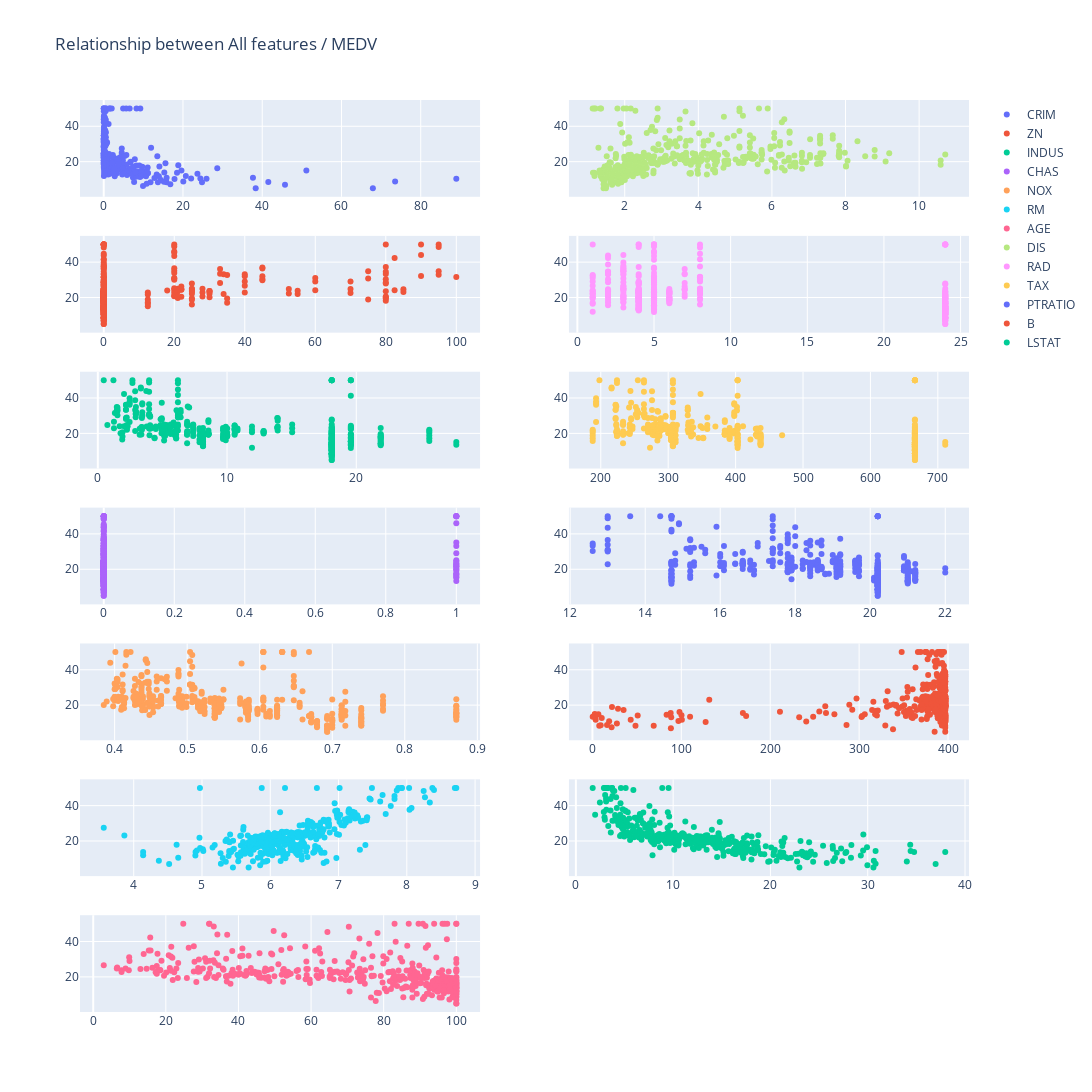

The cell this chart's notebook holds for it:
### Code cell
plot_relation(X_train_df, y_train_df, 2)

### Figure 1 — Plotly figure (JSON) as saved in the notebook; plotly's stock layout.template omitted (floating-point values rounded to 4 significant figures; data arrays with more than 128 entries replaced by an {"elided": "..."} marker saying what was removed)
{"data": [{"customdata": {"elided": "404 int values"}, "hovertemplate": "index:%{customdata} (X: %{x}, y: %{y})", "mode": "markers", "name": "CRIM", "type": "scatter", "x": {"elided": "404 float values"}, "xaxis": "x", "y": {"elided": "404 float values"}, "yaxis": "y"}, {"customdata": {"elided": "404 int values"}, "hovertemplate": "index:%{customdata} (X: %{x}, y: %{y})", "mode": "markers", "name": "ZN", "type": "scatter", "x": {"elided": "404 float values"}, "xaxis": "x3", "y": {"elided": "404 float values"}, "yaxis": "y3"}, {"customdata": {"elided": "404 int values"}, "hovertemplate": "index:%{customdata} (X: %{x}, y: %{y})", "mode": "markers", "name": "INDUS", "type": "scatter", "x": {"elided": "404 float values"}, "xaxis": "x5", "y": {"elided": "404 float values"}, "yaxis": "y5"}, {"customdata": {"elided": "404 int values"}, "hovertemplate": "index:%{customdata} (X: %{x}, y: %{y})", "mode": "markers", "name": "CHAS", "type": "scatter", "x": {"elided": "404 int values"}, "xaxis": "x7", "y": {"elided": "404 float values"}, "yaxis": "y7"}, {"customdata": {"elided": "404 int values"}, "hovertemplate": "index:%{customdata} (X: %{x}, y: %{y})", "mode": "markers", "name": "NOX", "type": "scatter", "x": {"elided": "404 float values"}, "xaxis": "x9", "y": {"elided": "404 float values"}, "yaxis": "y9"}, {"customdata": {"elided": "404 int values"}, "hovertemplate": "index:%{customdata} (X: %{x}, y: %{y})", "mode": "markers", "name": "RM", "type": "scatter", "x": {"elided": "404 float values"}, "xaxis": "x11", "y": {"elided": "404 float values"}, "yaxis": "y11"}, {"customdata": {"elided": "404 int values"}, "hovertemplate": "index:%{customdata} (X: %{x}, y: %{y})", "mode": "markers", "name": "AGE", "type": "scatter", "x": {"elided": "404 float values"}, "xaxis": "x13", "y": {"elided": "404 float values"}, "yaxis": "y13"}, {"customdata": {"elided": "404 int values"}, "hovertemplate": "index:%{customdata} (X: %{x}, y: %{y})", "mode": "markers", "name": "DIS", "type": "scatter", "x": {"elided": "404 float values"}, "xaxis": "x2", "y": {"elided": "404 float values"}, "yaxis": "y2"}, {"customdata": {"elided": "404 int values"}, "hovertemplate": "index:%{customdata} (X: %{x}, y: %{y})", "mode": "markers", "name": "RAD", "type": "scatter", "x": {"elided": "404 int values"}, "xaxis": "x4", "y": {"elided": "404 float values"}, "yaxis": "y4"}, {"customdata": {"elided": "404 int values"}, "hovertemplate": "index:%{customdata} (X: %{x}, y: %{y})", "mode": "markers", "name": "TAX", "type": "scatter", "x": {"elided": "404 int values"}, "xaxis": "x6", "y": {"elided": "404 float values"}, "yaxis": "y6"}, {"customdata": {"elided": "404 int values"}, "hovertemplate": "index:%{customdata} (X: %{x}, y: %{y})", "mode": "markers", "name": "PTRATIO", "type": "scatter", "x": {"elided": "404 float values"}, "xaxis": "x8", "y": {"elided": "404 float values"}, "yaxis": "y8"}, {"customdata": {"elided": "404 int values"}, "hovertemplate": "index:%{customdata} (X: %{x}, y: %{y})", "mode": "markers", "name": "B", "type": "scatter", "x": {"elided": "404 float values"}, "xaxis": "x10", "y": {"elided": "404 float values"}, "yaxis": "y10"}, {"customdata": {"elided": "404 int values"}, "hovertemplate": "index:%{customdata} (X: %{x}, y: %{y})", "mode": "markers", "name": "LSTAT", "type": "scatter", "x": {"elided": "404 float values"}, "xaxis": "x12", "y": {"elided": "404 float values"}, "yaxis": "y12"}], "layout": {"height": 2800, "title": {"text": "Relationship between All features / MEDV"}, "width": 1200, "xaxis": {"anchor": "y", "domain": [0, 0.45]}, "xaxis10": {"anchor": "y10", "domain": [0.55, 1]}, "xaxis11": {"anchor": "y11", "domain": [0, 0.45]}, "xaxis12": {"anchor": "y12", "domain": [0.55, 1]}, "xaxis13": {"anchor": "y13", "domain": [0, 0.45]}, "xaxis14": {"anchor": "y14", "domain": [0.55, 1]}, "xaxis2": {"anchor": "y2", "domain": [0.55, 1]}, "xaxis3": {"anchor": "y3", "domain": [0, 0.45]}, "xaxis4": {"anchor": "y4", "domain": [0.55, 1]}, "xaxis5": {"anchor": "y5", "domain": [0, 0.45]}, "xaxis6": {"anchor": "y6", "domain": [0.55, 1]}, "xaxis7": {"anchor": "y7", "domain": [0, 0.45]}, "xaxis8": {"anchor": "y8", "domain": [0.55, 1]}, "xaxis9": {"anchor": "y9", "domain": [0, 0.45]}, "yaxis": {"anchor": "x", "domain": [0.8939, 1]}, "yaxis10": {"anchor": "x10", "domain": [0.298, 0.4041]}, "yaxis11": {"anchor": "x11", "domain": [0.149, 0.2551]}, "yaxis12": {"anchor": "x12", "domain": [0.149, 0.2551]}, "yaxis13": {"anchor": "x13", "domain": [0, 0.1061]}, "yaxis14": {"anchor": "x14", "domain": [0, 0.1061]}, "yaxis2": {"anchor": "x2", "domain": [0.8939, 1]}, "yaxis3": {"anchor": "x3", "domain": [0.7449, 0.851]}, "yaxis4": {"anchor": "x4", "domain": [0.7449, 0.851]}, "yaxis5": {"anchor": "x5", "domain": [0.5959, 0.702]}, "yaxis6": {"anchor": "x6", "domain": [0.5959, 0.702]}, "yaxis7": {"anchor": "x7", "domain": [0.4469, 0.5531]}, "yaxis8": {"anchor": "x8", "domain": [0.4469, 0.5531]}, "yaxis9": {"anchor": "x9", "domain": [0.298, 0.4041]}}}
